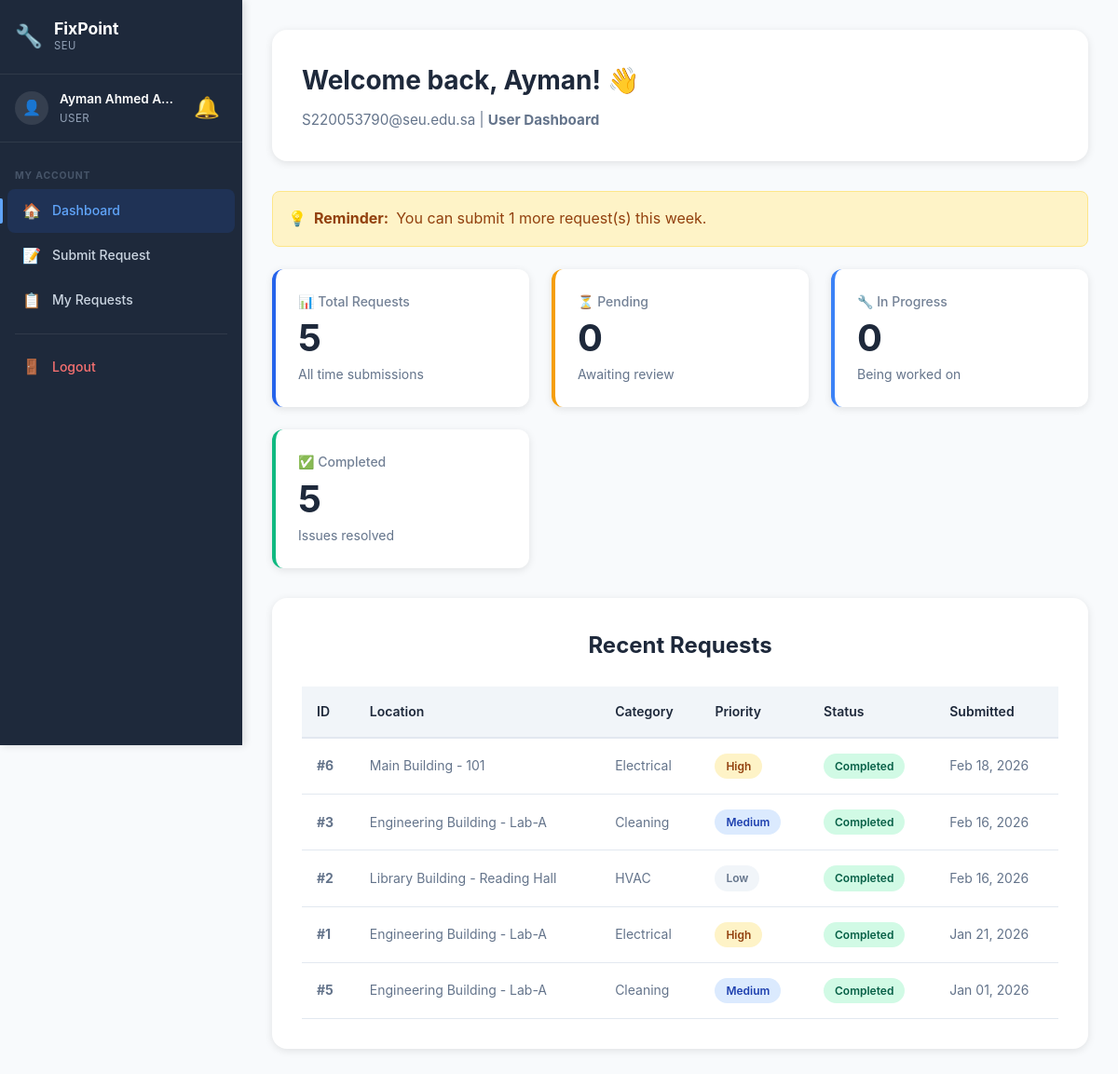
The app's page /user/dashboard.php (signed in), older data.
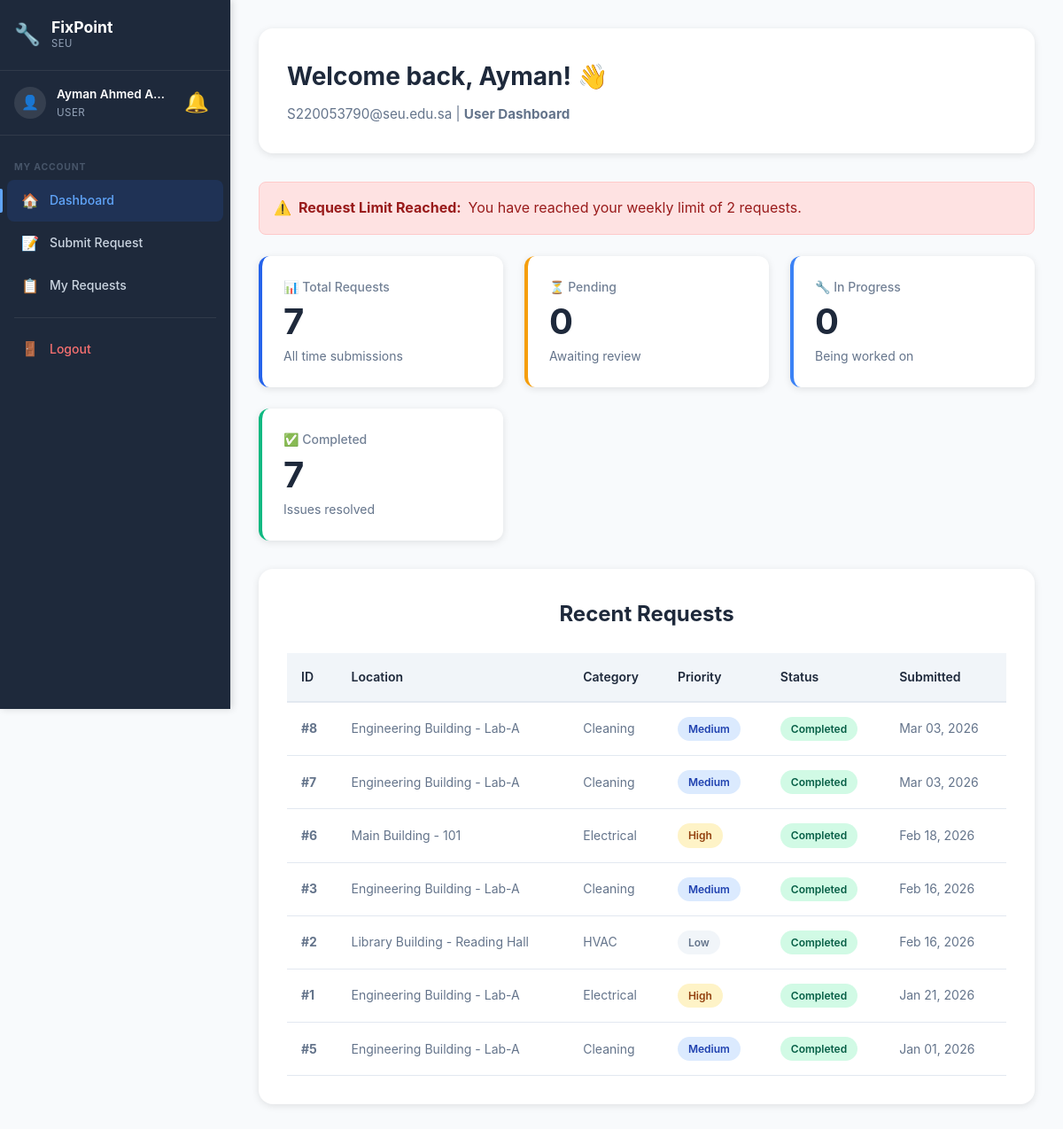
The same page, newer data.
### tables this page shows
CREATE TABLE `maintenancerequest` (
  `RequestID` int(11) NOT NULL AUTO_INCREMENT,
  `UserID` int(11) NOT NULL,
  `LocationID` int(11) NOT NULL,
  `CategoryID` int(11) NOT NULL,
  `PriorityID` int(11) NOT NULL,
  `StatusID` int(11) NOT NULL DEFAULT 1,
  `Title` varchar(200) NOT NULL,
  `Description` text NOT NULL,
  `SubmittedAt` timestamp NOT NULL DEFAULT current_timestamp(),
  `UpdatedAt` timestamp NOT NULL DEFAULT current_timestamp() ON UPDATE current_timestamp(),
  `CompletedAt` timestamp NULL DEFAULT NULL,
  PRIMARY KEY (`RequestID`),
  KEY `PriorityID` (`PriorityID`),
  KEY `idx_user` (`UserID`),
  KEY `idx_location` (`LocationID`),
  KEY `idx_category` (`CategoryID`),
  KEY `idx_status` (`StatusID`),
  KEY `idx_submitted` (`SubmittedAt`),
  KEY `idx_location_category` (`LocationID`,`CategoryID`),
  CONSTRAINT `maintenancerequest_ibfk_1` FOREIGN KEY (`UserID`) REFERENCES `user` (`UserID`),
  CONSTRAINT `maintenancerequest_ibfk_2` FOREIGN KEY (`LocationID`) REFERENCES `location` (`LocationID`),
  CONSTRAINT `maintenancerequest_ibfk_3` FOREIGN KEY (`CategoryID`) REFERENCES `category` (`CategoryID`),
  CONSTRAINT `maintenancerequest_ibfk_4` FOREIGN KEY (`PriorityID`) REFERENCES `priority` (`PriorityID`),
  CONSTRAINT `maintenancerequest_ibfk_5` FOREIGN KEY (`StatusID`) REFERENCES `status` (`StatusID`)
);

CREATE TABLE `location` (
  `LocationID` int(11) NOT NULL AUTO_INCREMENT,
  `BuildingName` varchar(100) NOT NULL,
  `FloorNumber` varchar(20) DEFAULT NULL,
  `RoomNumber` varchar(50) DEFAULT NULL,
  `Description` text DEFAULT NULL,
  PRIMARY KEY (`LocationID`)
);

CREATE TABLE `category` (
  `CategoryID` int(11) NOT NULL AUTO_INCREMENT,
  `CategoryName` varchar(100) NOT NULL,
  `Description` text DEFAULT NULL,
  PRIMARY KEY (`CategoryID`),
  UNIQUE KEY `CategoryName` (`CategoryName`)
);

CREATE TABLE `priority` (
  `PriorityID` int(11) NOT NULL AUTO_INCREMENT,
  `PriorityLevel` varchar(50) NOT NULL,
  `Description` text DEFAULT NULL,
  PRIMARY KEY (`PriorityID`),
  UNIQUE KEY `PriorityLevel` (`PriorityLevel`)
);

CREATE TABLE `status` (
  `StatusID` int(11) NOT NULL AUTO_INCREMENT,
  `StatusName` varchar(50) NOT NULL,
  `Description` text DEFAULT NULL,
  PRIMARY KEY (`StatusID`),
  UNIQUE KEY `StatusName` (`StatusName`)
);

### config/helpers.php (called while the page is built, shortened)
<?php
function checkRequestLimits($conn, $user_id) {
    $reset_check = $conn->prepare("SELECT LastResetAt, MaxRequestsPerWeek FROM user WHERE UserID = ?");
    $reset_check->bind_param("i", $user_id);
    $reset_check->execute();
    $reset_data = $reset_check->get_result()->fetch_assoc();
    if ($reset_data) {
        $last_reset = $reset_data['LastResetAt'];
        if ($last_reset) {
            $reset_time = strtotime($last_reset);
            $next_reset_time = $reset_time + (7 * 24 * 60 * 60);
            if (time() >= $next_reset_time) {
                $do_reset = $conn->prepare("UPDATE user SET LastResetAt = NOW() WHERE UserID = ?");
            }
        } else {
            $do_reset = $conn->prepare("UPDATE user SET LastResetAt = NOW() WHERE UserID = ?");
            $do_reset->bind_param("i", $user_id);
            $do_reset->execute();
        }
    }
    $sql = "SELECT
                u.UserID,
                u.MaxRequestsPerWeek,
                u.LastResetAt,
                COUNT(CASE
                    WHEN mr.SubmittedAt > COALESCE(u.LastResetAt, DATE_SUB(NOW(), INTERVAL 7 DAY))
                    AND mr.StatusID != 6
                    THEN 1
                END) AS RequestsThisWeek
            FROM user u
            LEFT JOIN maintenancerequest mr ON u.UserID = mr.UserID
            WHERE u.UserID = ?
            GROUP BY u.UserID";
    $stmt = $conn->prepare($sql);
    $stmt->bind_param("i", $user_id);
    $stmt->execute();
    $result = $stmt->get_result();
    $data = $result->fetch_assoc();
    $week_count = (int)$data['RequestsThisWeek'];
    $week_limit = (int)$data['MaxRequestsPerWeek'];
    $last_reset = $data['LastResetAt'];
    $can_submit = $week_count < $week_limit;
    $week_remaining = max(0, $week_limit - $week_count);
    $next_reset_ts = null;
    $next_reset = null;
    if ($last_reset) {
        $next_reset_ts = strtotime($last_reset) + (7 * 24 * 60 * 60);
        $next_reset = date('M d, Y \a\t h:i A', $next_reset_ts);
    }
    if (!$can_submit) {
        $message = "You have reached your weekly limit of {$week_limit} requests.";
    } else {
        $message = "You can submit {$week_remaining} more request(s) this week.";
    }
    return [
        'can_submit'     => $can_submit,
        'week_count'     => $week_count,
        'week_remaining' => $week_remaining,
        'message'        => $message,
        'next_reset_ts'  => $next_reset_ts,
        'next_reset'     => $next_reset,
        'week_limit'     => $week_limit
    ];
}
function getUserRequestStats($conn, $user_id) {
    $sql = "SELECT
                s.StatusName,
                COUNT(*) as Count
            FROM maintenancerequest mr
            JOIN status s ON mr.StatusID = s.StatusID
            WHERE mr.UserID = ?
            GROUP BY s.StatusName";
    $stmt = $conn->prepare($sql);
    $stmt->bind_param("i", $user_id);
    $stmt->execute();
    $result = $stmt->get_result();
    $stats = [
        'Total'       => 0,
        'Pending'     => 0,
        'Reviewed'    => 0,
        'Assigned'    => 0,
        'In Progress' => 0,
        'Completed'   => 0,
        'Cancelled'   => 0
    ];
    while ($row = $result->fetch_assoc()) {
        $stats[$row['StatusName']] = (int)$row['Count'];
        $stats['Total'] += (int)$row['Count'];
    }
    return $stats;
}
function formatDate($date, $format = 'M d, Y H:i') {
    return date($format, strtotime($date));
}
function e($string) {
    return htmlspecialchars($string, ENT_QUOTES, 'UTF-8');
}
function getStatusBadgeClass($status_name) {
    $classes = [
        'Pending'     => 'status-pending',
        'Reviewed'    => 'status-reviewed',
        'Assigned'    => 'status-assigned',
        'In Progress' => 'status-in-progress',
        'Completed'   => 'status-completed',
        'Cancelled'   => 'status-cancelled'
    ];
    return $classes[$status_name] ?? 'status-default';
}
function getPriorityBadgeClass($priority_level) {
    $classes = [
        'Low'      => 'priority-low',
        'Medium'   => 'priority-medium',
        'High'     => 'priority-high',
        'Critical' => 'priority-critical'
    ];
    return $classes[$priority_level] ?? 'priority-default';
}
?>

### user/dashboard.php (the view, shortened to what the changed rows need)
<?php
require_once __DIR__ . '/../config/database.php';
require_once __DIR__ . '/../config/helpers.php';
$user_id = $_SESSION['user_id'];
$user_name = $_SESSION['name'];
$limit_info = checkRequestLimits($conn, $user_id);
$stats = getUserRequestStats($conn, $user_id);
$sql = "SELECT
            mr.RequestID,
            mr.Title,
            mr.Description,
            mr.SubmittedAt,
            l.BuildingName,
            l.RoomNumber,
            c.CategoryName,
            p.PriorityLevel,
            s.StatusName
        FROM maintenancerequest mr
        JOIN location l ON mr.LocationID = l.LocationID
        JOIN category c ON mr.CategoryID = c.CategoryID
        JOIN priority p ON mr.PriorityID = p.PriorityID
        JOIN status s ON mr.StatusID = s.StatusID
        WHERE mr.UserID = ?
        ORDER BY mr.SubmittedAt DESC
        LIMIT 10";
$stmt = $conn->prepare($sql);
$stmt->bind_param("i", $user_id);
$stmt->execute();
$requests = $stmt->get_result()->fetch_all(MYSQLI_ASSOC);
?>
<!DOCTYPE html>
<html lang="en">
<head>
    <link rel="stylesheet" href="../assets/css/style.css">
    <link rel="stylesheet" href="../assets/css/dashboard.css">
    <link rel="stylesheet" href="../assets/css/sidebar.css">
</head>
<body class="has-sidebar">
    <div class="main-content">
    <div class="dashboard">
        <div class="dashboard-container">
            <div class="dashboard-header">
                <h1 class="welcome-text">Welcome back, <?php echo e(explode(' ', $user_name)[0]); ?>! 👋</h1>
                <p class="user-info">
                </p>
            </div>
            <?php if (!$limit_info['can_submit']): ?>
                <div class="limit-alert danger">
                    ⚠️ <strong>Request Limit Reached:</strong> <?php echo e($limit_info['message']); ?>
                </div>
            <?php elseif ($limit_info['week_remaining'] <= 1): ?>
                <div class="limit-alert">
                    💡 <strong>Reminder:</strong> <?php echo e($limit_info['message']); ?>
                </div>
            <?php endif; ?>
            <div class="stats-grid">
                <div class="stat-card">
                    <div class="stat-label">📊 Total Requests</div>
                    <div class="stat-value"><?php echo $stats['Total']; ?></div>
                    <div class="stat-info">All time submissions</div>
                </div>
                <div class="stat-card warning">
                </div>
                <div class="stat-card info">
                </div>
                <div class="stat-card success">
                    <div class="stat-label">✅ Completed</div>
                    <div class="stat-value"><?php echo $stats['Completed']; ?></div>
                    <div class="stat-info">Issues resolved</div>
                </div>
            </div>
            <div class="requests-section">
                <h2 class="section-title">Recent Requests</h2>
                <?php if (count($requests) > 0): ?>
                    <div style="overflow-x: auto;">
                        <table class="requests-table">
                            <thead>
                                <tr>
                                    <th>ID</th>
                                    <th>Location</th>
                                    <th>Category</th>
                                    <th>Priority</th>
                                    <th>Status</th>
                                    <th>Submitted</th>
                                </tr>
                            </thead>
                            <tbody>
                                <?php foreach ($requests as $req): ?>
                                    <tr>
                                        <td><strong>#<?php echo $req['RequestID']; ?></strong></td>
                                        <td><?php echo e($req['BuildingName'] . ' - ' . $req['RoomNumber']); ?></td>
                                        <td><?php echo e($req['CategoryName']); ?></td>
                                        <td>
                                            <span class="priority-badge <?php echo getPriorityBadgeClass($req['PriorityLevel']); ?>">
                                                <?php echo e($req['PriorityLevel']); ?>
                                            </span>
                                        </td>
                                        <td>
                                            <span class="status-badge <?php echo getStatusBadgeClass($req['StatusName']); ?>">
                                                <?php echo e($req['StatusName']); ?>
                                            </span>
                                        </td>
                                        <td><?php echo formatDate($req['SubmittedAt'], 'M d, Y'); ?></td>
                                    </tr>
                                <?php endforeach; ?>
                            </tbody>
                        </table>
                    </div>
                <?php endif; ?>
            </div>
        </div>
    </div>
    </div>
</body>
</html>

Row changes from the older to the newer data that the page shows:
added maintenancerequest: RequestID "8", LocationID.RoomNumber "Engineering Building - Lab-A", CategoryID.CategoryName "Cleaning", PriorityID.PriorityLevel "Medium", StatusID.StatusName "Completed", SubmittedAt "Mar 03, 2026"
added maintenancerequest: RequestID "7", LocationID.RoomNumber "Engineering Building - Lab-A", CategoryID.CategoryName "Cleaning", PriorityID.PriorityLevel "Medium", StatusID.StatusName "Completed", SubmittedAt "Mar 03, 2026"
Text that changed along with them:
$limit_info['message']: (not shown) → "You have reached your weekly limit of 2 requests."
$stats['Total']: "5" → "7"
$stats['Completed']: "5" → "7"
$limit_info['message']: "You can submit 1 more request(s) this week." → (not shown)
text no longer shown: "💡 Reminder:"
text now shown: "⚠️ Request Limit Reached:"
